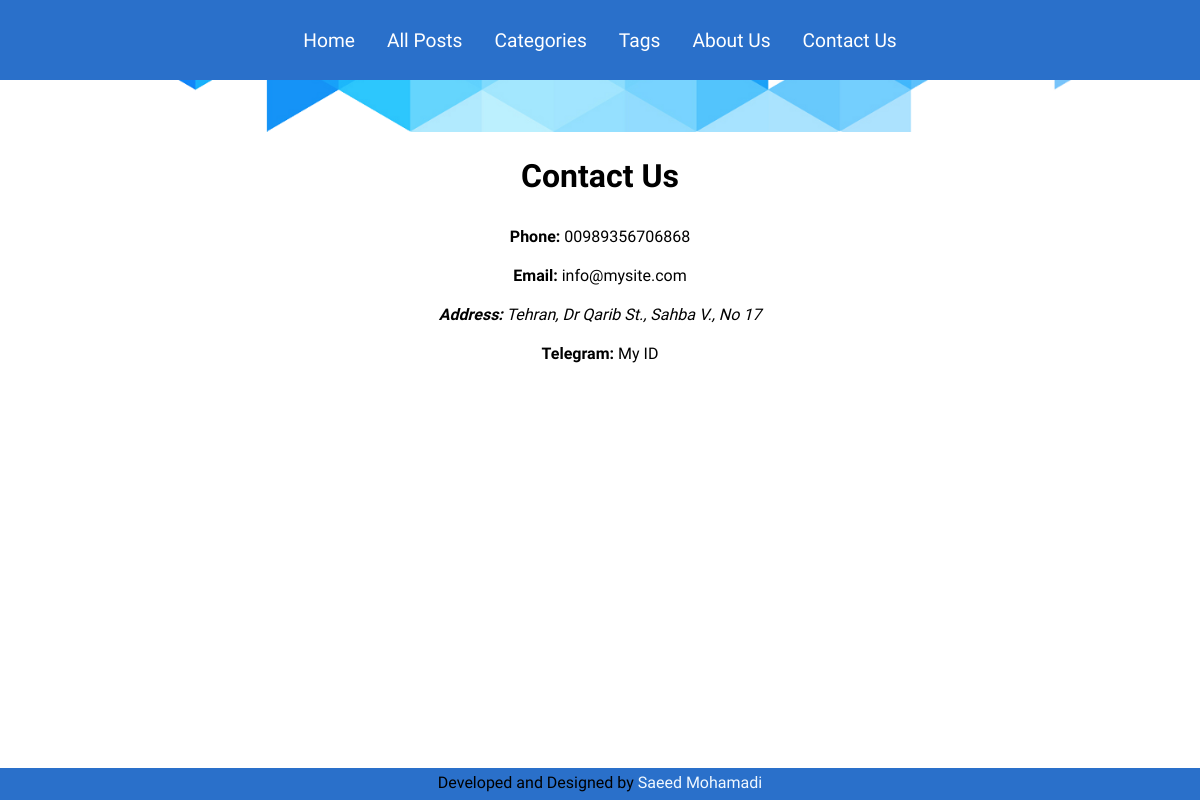
The app's page /contact with its own data.
### blog/models.py (models this page shows)
class BlogOptions(models.Model):
    about = RichTextField()
    phone = models.CharField(max_length=18)
    email = models.EmailField()
    address = models.CharField(max_length=100)
    telegram = models.URLField()
    class Meta:
        verbose_name_plural = 'Blog Options'

### blog/views.py (the view)
# urls.py: path('<page>', views.pages, name='pages'),
def pages(request, page):
    basic_options = BlogOptions.objects.all()[0]
    if page == 'about':
        return render(request, 'blog/about.html', {
            'title': 'about us',
            'options': basic_options
        })
    elif page == 'contact':
        return render(request, 'blog/contact.html', {
            'title': 'contact us',
            'options': basic_options
        })
    elif page == 'posts':
        allposts = Post.objects.all()
        return render(request, 'blog/posts.html', {
            'title': 'all posts',
            'posts': allposts
        })
    elif page == 'categories':
        allcats = Category.objects.all()
        return render(request, 'blog/categories.html', {
            'title': 'all categories',
            'categories': allcats
        })
    elif page == 'tags':
        alltags = Tag.objects.all()
        return render(request, 'blog/tags.html', {
            'title': 'all Tags',
            'tags': alltags,
        })
    else:
        raise Http404()

### blog/templates/blog/contact.html (shortened to what this page needs)
{% extends 'base_page.html' %}
{% load static %}
{% block css %}
    <link rel='stylesheet', href='{% static 'blog/page.css' %}'>
{% endblock css %}
{% block contact %}
    <h1>{{ title|title }}</h1>
    <div class='div-contact'>
        <b>Phone:</b> <a href="tel:{{ options.phone }}">{{ options.phone }}</a>
    </div>
    <div class='div-contact'>
        <b>Email:</b> <a href="mailto:{{ options.email }}">{{ options.email }}</a>
    </div>
    <address class='div-contact'>
        <b>Address:</b> {{ options.address }}
    </address>
    <div class='div-contact'>
        <b>Telegram:</b> <a href="{{ options.telegram }}">My ID</a>
    </div>
{% endblock contact %}

### static/style.css (style rules this page uses)
body { font-family: 'Baloo 2', cursive !important; }
body { margin: 0; }

### blog/static/blog/page.css (style rules this page uses)
h1 { text-align: center; text-underline-offset: 1px solid; }
.div-contact { text-align: center; padding: 10px 0; }
a { text-decoration: none; color: black; }

### records on screen
BlogOptions: phone "00989356706868", email "info@mysite.com", address "Tehran, Dr Qarib St., Sahba V., No 17"

### other values on screen
{{ title|title }} "Contact Us"
